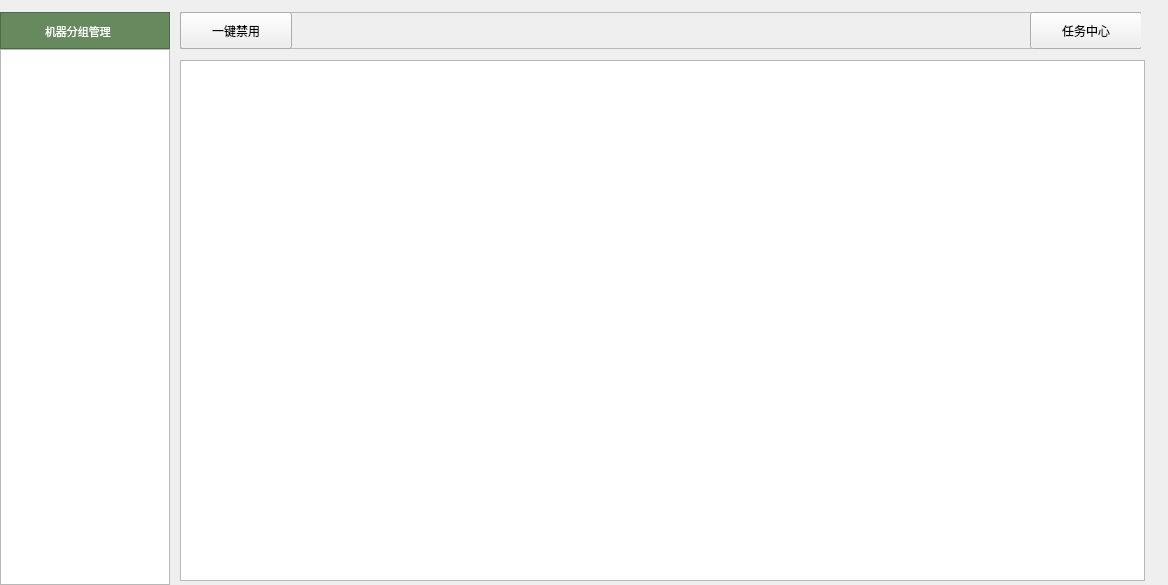
<?xml version="1.0" encoding="UTF-8"?>
<ui version="4.0">
 <class>RunAppWidget</class>
 <widget class="QWidget" name="RunAppWidget">
  <property name="geometry">
   <rect>
    <x>0</x>
    <y>0</y>
    <width>1168</width>
    <height>585</height>
   </rect>
  </property>
  <property name="windowTitle">
   <string>Form</string>
  </property>
  <widget class="QListWidget" name="groupListWidget">
   <property name="geometry">
    <rect>
     <x>0</x>
     <y>49</y>
     <width>170</width>
     <height>536</height>
    </rect>
   </property>
   <property name="styleSheet">
    <string notr="true"/>
   </property>
  </widget>
  <widget class="QFrame" name="groupTitleFrame">
   <property name="geometry">
    <rect>
     <x>0</x>
     <y>12</y>
     <width>170</width>
     <height>37</height>
    </rect>
   </property>
   <property name="styleSheet">
    <string notr="true">background-color: #66895D;</string>
   </property>
   <property name="frameShape">
    <enum>QFrame::StyledPanel</enum>
   </property>
   <property name="frameShadow">
    <enum>QFrame::Raised</enum>
   </property>
   <widget class="QLabel" name="label">
    <property name="geometry">
     <rect>
      <x>45</x>
      <y>9</y>
      <width>101</width>
      <height>21</height>
     </rect>
    </property>
    <property name="font">
     <font>
      <family>Microsoft YaHei</family>
      <pointsize>8</pointsize>
     </font>
    </property>
    <property name="styleSheet">
     <string notr="true">color: white;</string>
    </property>
    <property name="text">
     <string>机器分组管理</string>
    </property>
   </widget>
   <widget class="QLabel" name="label_2">
    <property name="geometry">
     <rect>
      <x>20</x>
      <y>10</y>
      <width>19</width>
      <height>19</height>
     </rect>
    </property>
    <property name="text">
     <string/>
    </property>
    <property name="pixmap">
     <pixmap resource="../image.qrc">:/res/image/agentMan/group_icon.png</pixmap>
    </property>
   </widget>
  </widget>
  <widget class="QFrame" name="toolbarFrame">
   <property name="geometry">
    <rect>
     <x>180</x>
     <y>12</y>
     <width>961</width>
     <height>37</height>
    </rect>
   </property>
   <property name="frameShape">
    <enum>QFrame::StyledPanel</enum>
   </property>
   <property name="frameShadow">
    <enum>QFrame::Raised</enum>
   </property>
   <widget class="QPushButton" name="pushButton">
    <property name="geometry">
     <rect>
      <x>0</x>
      <y>0</y>
      <width>112</width>
      <height>37</height>
     </rect>
    </property>
    <property name="font">
     <font>
      <family>Microsoft YaHei</family>
     </font>
    </property>
    <property name="styleSheet">
     <string notr="true"/>
    </property>
    <property name="text">
     <string>一键禁用</string>
    </property>
   </widget>
   <widget class="QPushButton" name="pushButton_4">
    <property name="geometry">
     <rect>
      <x>850</x>
      <y>0</y>
      <width>112</width>
      <height>37</height>
     </rect>
    </property>
    <property name="font">
     <font>
      <family>Microsoft YaHei</family>
     </font>
    </property>
    <property name="styleSheet">
     <string notr="true"/>
    </property>
    <property name="text">
     <string>任务中心</string>
    </property>
   </widget>
  </widget>
  <widget class="QTableWidget" name="tableWidget">
   <property name="geometry">
    <rect>
     <x>180</x>
     <y>60</y>
     <width>965</width>
     <height>521</height>
    </rect>
   </property>
  </widget>
 </widget>
 <resources>
  <include location="../image.qrc"/>
 </resources>
 <connections/>
</ui>
